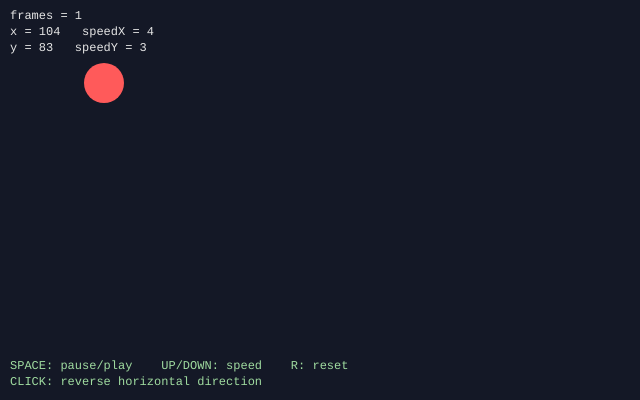
Frame 1 (no input)
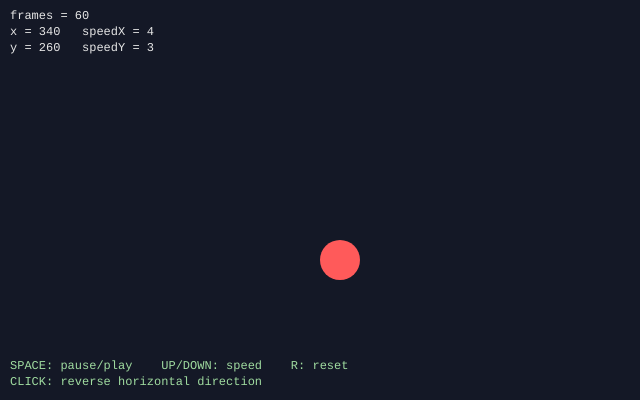
Frame 60 (no input)
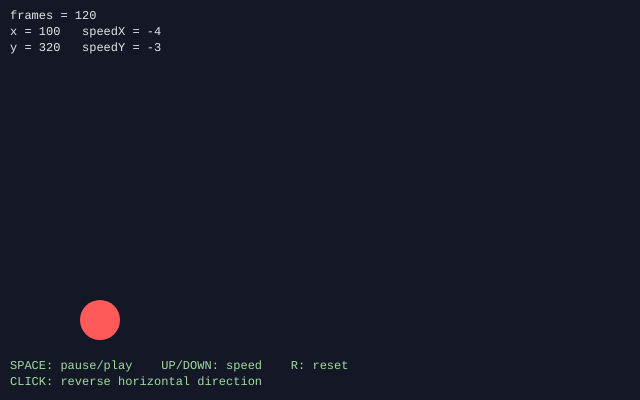
Frame 120 (the mouse pressed at the canvas centre since frame 60)

The p5.js sketch that drew these frames (run headless with seeded random() and noise() and a simulated clock; from frame 60 on, the mouse is pressed at the canvas centre):

// p5.js sketch
// ── sketch.js
// ============================================================
// Bouncing Ball (p5.js) - simple arithmetic + comparisons
// The ball's position changes by adding its speed each frame.
// When it touches an edge, its speed is multiplied by -1
// so it moves the opposite way.
// ============================================================

// ---- Ball position ----
let ballX = 100;          // starting x position (pixels)
let ballY = 80;           // starting y position (pixels)
let ballRadius = 20;      // radius of the ball (pixels)

// ---- Ball speed (pixels moved per frame) ----
let speedX = 4;           // positive = moving right, negative = moving left
let speedY = 3;           // positive = moving down,  negative = moving up

// ---- Other state ----
let framesMoved = 0;      // how many frames the ball has moved
let isPaused = false;     // true when animation is paused

function setup() {
  createCanvas(640, 400);
  textFont('monospace');
}

function draw() {
  background(20, 24, 38);

  if (!isPaused) {
    // 1) THE MATH: new position = old position + speed
    ballX = ballX + speedX;
    ballY = ballY + speedY;
    framesMoved = framesMoved + 1;

    // 2) BOUNDARY CHECK (left/right edges)
    //    The ball touches the right edge when ballX + radius >= width,
    //    and the left edge when ballX - radius <= 0.
    if (ballX + ballRadius >= width || ballX - ballRadius <= 0) {
      speedX = speedX * -1;   // flip direction (4 becomes -4, -4 becomes 4)
    }

    //    Same idea for the top and bottom edges
    if (ballY + ballRadius >= height || ballY - ballRadius <= 0) {
      speedY = speedY * -1;
    }
  }

  // ---- Draw the ball ----
  noStroke();
  fill(255, 90, 90);
  circle(ballX, ballY, ballRadius * 2);

  // ---- Live values (for checking by hand) ----
  fill(230);
  textSize(12);
  textAlign(LEFT, TOP);
  text('frames = ' + framesMoved, 10, 10);
  text('x = ' + ballX + '   speedX = ' + speedX, 10, 26);
  text('y = ' + ballY + '   speedY = ' + speedY, 10, 42);

  // ---- Control instructions on the canvas ----
  fill(160, 220, 160);
  text('SPACE: pause/play    UP/DOWN: speed    R: reset', 10, 360);
  text('CLICK: reverse horizontal direction', 10, 376);
}

// Keyboard controls
function keyPressed() {
  if (key === ' ') {
    isPaused = !isPaused;                          // toggle pause
  } else if (keyCode === UP_ARROW) {
    // make both speeds 1 pixel/frame bigger (keeping their direction)
    speedX = speedX + (speedX > 0 ? 1 : -1);
    speedY = speedY + (speedY > 0 ? 1 : -1);
  } else if (keyCode === DOWN_ARROW) {
    // make both speeds 1 pixel/frame smaller, but never below 1
    if (abs(speedX) > 1) speedX = speedX - (speedX > 0 ? 1 : -1);
    if (abs(speedY) > 1) speedY = speedY - (speedY > 0 ? 1 : -1);
  } else if (key === 'r' || key === 'R') {
    ballX = 100; ballY = 80;                       // back to the start
    speedX = 4;  speedY = 3;
    framesMoved = 0;
  }
  return false; // stops the page scrolling on space/arrows
}

// Mouse control: click the canvas to reverse left/right direction
function mousePressed() {
  if (mouseX >= 0 && mouseX <= width && mouseY >= 0 && mouseY <= height) {
    speedX = speedX * -1;
  }
}
